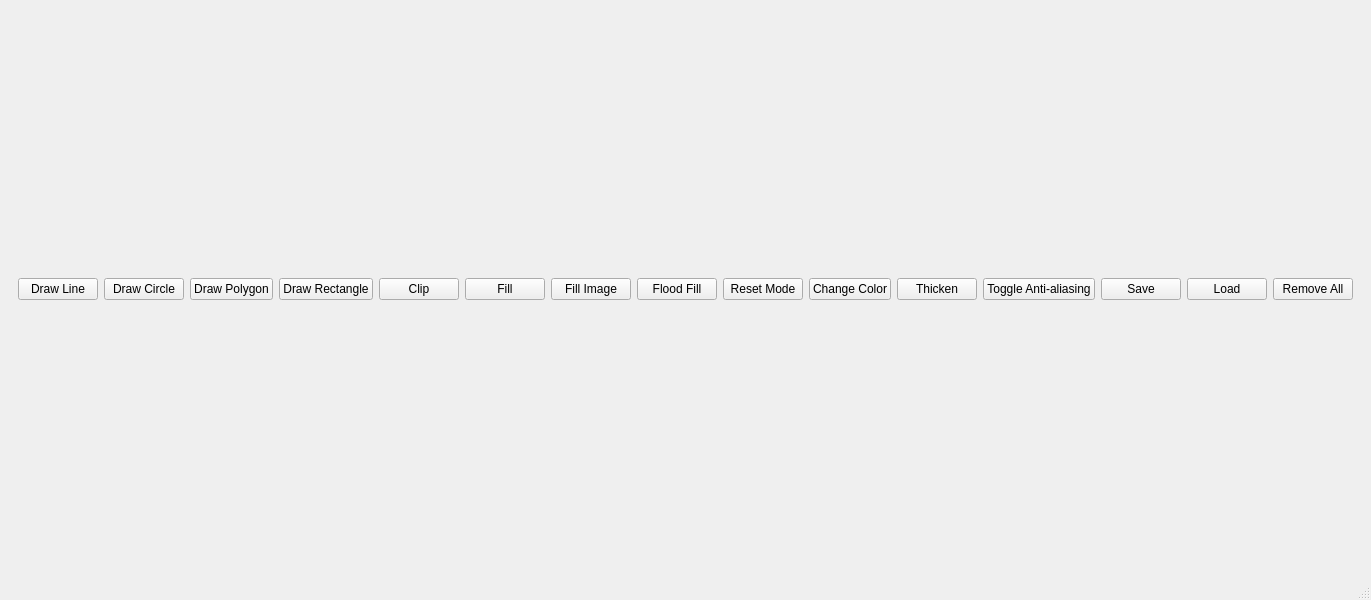
<?xml version="1.0" encoding="UTF-8"?>
<ui version="4.0">
 <class>MainWindow</class>
 <widget class="QMainWindow" name="MainWindow">
  <property name="geometry">
   <rect>
    <x>0</x>
    <y>0</y>
    <width>1044</width>
    <height>600</height>
   </rect>
  </property>
  <property name="windowTitle">
   <string>Qt Paint</string>
  </property>
  <widget class="QWidget" name="centralwidget">
   <layout class="QVBoxLayout" name="verticalLayout">
    <item>
     <widget class="QWidget" name="toolBar" native="true">
      <layout class="QHBoxLayout" name="horizontalLayout">
       <item>
        <widget class="QPushButton" name="btnDrawLine">
         <property name="text">
          <string>Draw Line</string>
         </property>
        </widget>
       </item>
       <item>
        <widget class="QPushButton" name="btnDrawCircle">
         <property name="text">
          <string>Draw Circle</string>
         </property>
        </widget>
       </item>
       <item>
        <widget class="QPushButton" name="btnDrawPolygon">
         <property name="text">
          <string>Draw Polygon</string>
         </property>
        </widget>
       </item>
       <item>
        <widget class="QPushButton" name="btnDrawRectangle">
         <property name="text">
          <string>Draw Rectangle</string>
         </property>
        </widget>
       </item>
       <item>
        <widget class="QPushButton" name="btnClip">
         <property name="text">
          <string>Clip</string>
         </property>
        </widget>
       </item>
       <item>
        <widget class="QPushButton" name="btnFill">
         <property name="text">
          <string>Fill</string>
         </property>
        </widget>
       </item>
       <item>
        <widget class="QPushButton" name="btnImageFill">
         <property name="text">
          <string>Fill Image</string>
         </property>
        </widget>
       </item>
       <item>
        <widget class="QPushButton" name="btnFloodFill">
         <property name="text">
          <string>Flood Fill</string>
         </property>
        </widget>
       </item>
       <item>
        <spacer name="horizontalSpacer">
         <property name="orientation">
          <enum>Qt::Orientation::Horizontal</enum>
         </property>
         <property name="sizeHint" stdset="0">
          <size>
           <width>40</width>
           <height>20</height>
          </size>
         </property>
        </spacer>
       </item>
       <item>
        <widget class="QPushButton" name="btnResetMode">
         <property name="text">
          <string>Reset Mode</string>
         </property>
        </widget>
       </item>
       <item>
        <spacer name="horizontalSpacer_3">
         <property name="orientation">
          <enum>Qt::Orientation::Horizontal</enum>
         </property>
         <property name="sizeHint" stdset="0">
          <size>
           <width>40</width>
           <height>20</height>
          </size>
         </property>
        </spacer>
       </item>
       <item>
        <widget class="QPushButton" name="btnChangeColor">
         <property name="text">
          <string>Change Color</string>
         </property>
        </widget>
       </item>
       <item>
        <widget class="QPushButton" name="btnThicken">
         <property name="text">
          <string>Thicken</string>
         </property>
        </widget>
       </item>
       <item>
        <widget class="QPushButton" name="btnToggleAntiAliasing">
         <property name="text">
          <string>Toggle Anti-aliasing</string>
         </property>
        </widget>
       </item>
       <item>
        <spacer name="horizontalSpacer_2">
         <property name="orientation">
          <enum>Qt::Orientation::Horizontal</enum>
         </property>
         <property name="sizeHint" stdset="0">
          <size>
           <width>40</width>
           <height>20</height>
          </size>
         </property>
        </spacer>
       </item>
       <item>
        <widget class="QPushButton" name="btnSave">
         <property name="text">
          <string>Save</string>
         </property>
        </widget>
       </item>
       <item>
        <widget class="QPushButton" name="btnLoad">
         <property name="text">
          <string>Load</string>
         </property>
        </widget>
       </item>
       <item>
        <widget class="QPushButton" name="btnRemoveAll">
         <property name="text">
          <string>Remove All</string>
         </property>
        </widget>
       </item>
      </layout>
     </widget>
    </item>
   </layout>
  </widget>
  <widget class="QStatusBar" name="statusBar"/>
 </widget>
 <resources/>
 <connections/>
</ui>
